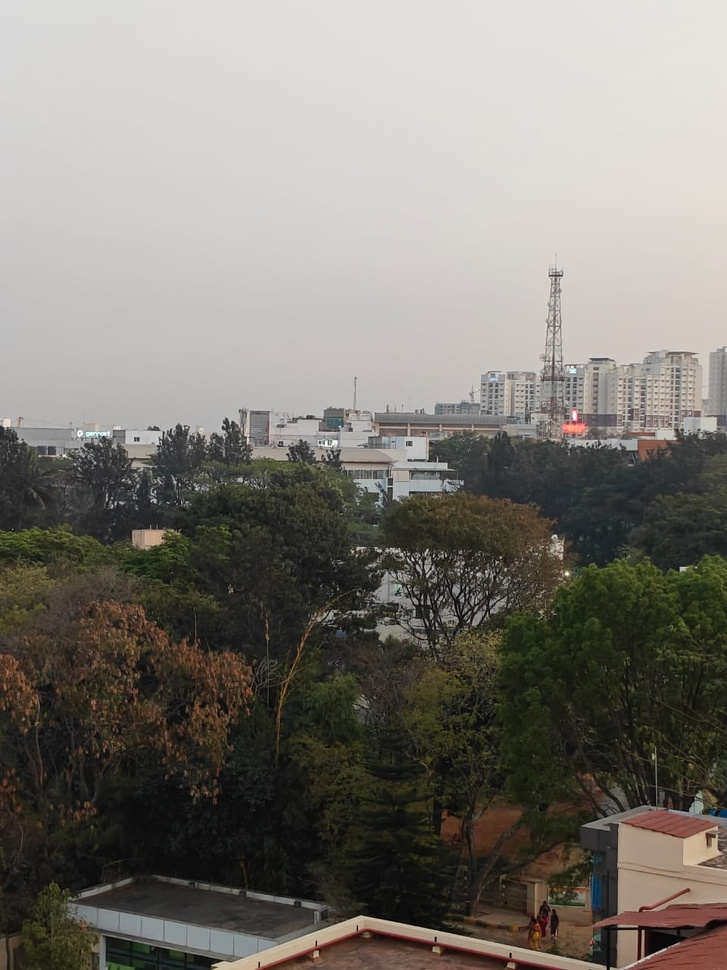
#> input picture images/stitching/clicked/1.jpeg, 727 x 970 px, shrunk from 960 x 1280 before the run
$ python stitching.py
#> lines starting #> are read from the running program, lines starting #| are printed output that depends on the picture
import cv2
import numpy as np
import matplotlib.pyplot as plt


# Stitch the images given in the list
def stitch_images(image_list):
    # to handle case when there are no only one image in the list
    if len(image_list) < 2:
        raise ValueError("Warning: At least two images are required for stitching.")

    # Take the first image as a reference or start point
    base_image = cv2.imread(image_list[0])
#> base_image is the input picture: shape (970, 727, 3); mean B, G, R 115.1, 121.3, 124.8

    # Traverse through other images in the list
    for i in range(1, len(image_list)):
        next_image = cv2.imread(image_list[i])
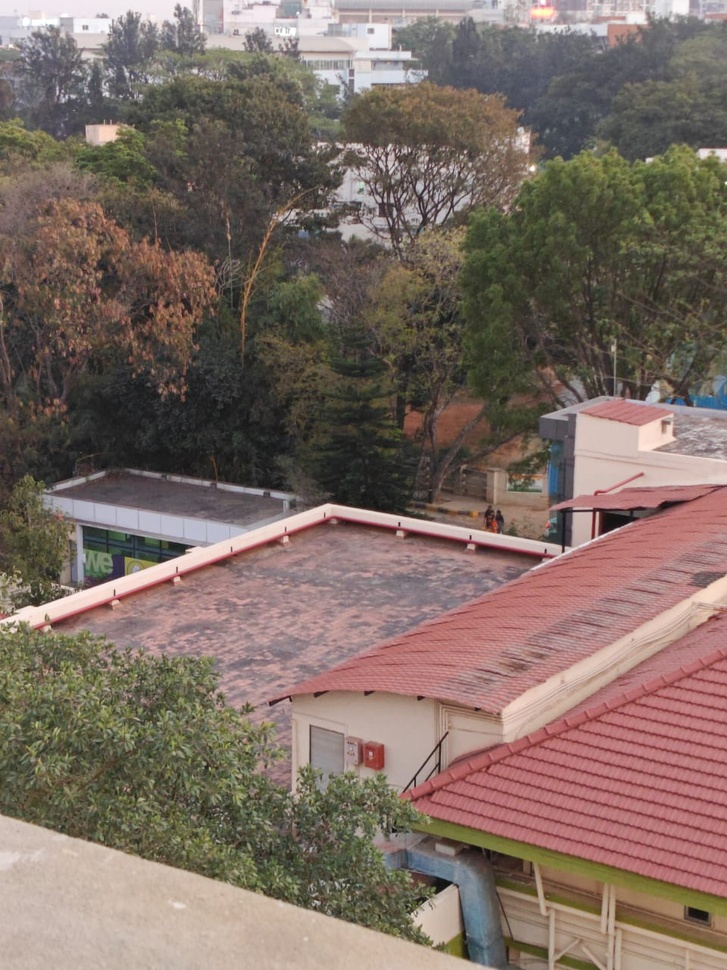
#> input picture images/stitching/clicked/2.jpeg, 727 x 970 px, shrunk from 960 x 1280 before the run
#> next_image is the input picture: shape (970, 727, 3); mean B, G, R 100.2, 108.8, 125.6

        # Converting images to grayscale
        gray1 = cv2.cvtColor(base_image, cv2.COLOR_BGR2GRAY)
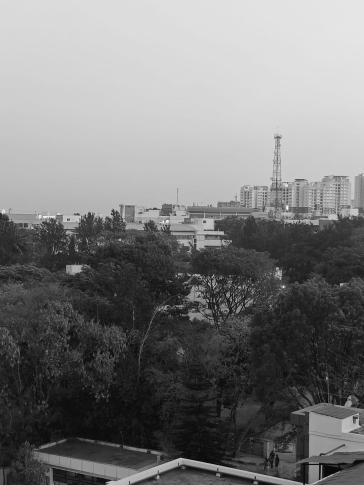
#> gray1: shape (970, 727) (shown at 1/2 size); min 0, max 255, mean 121.7
        gray2 = cv2.cvtColor(next_image, cv2.COLOR_BGR2GRAY)
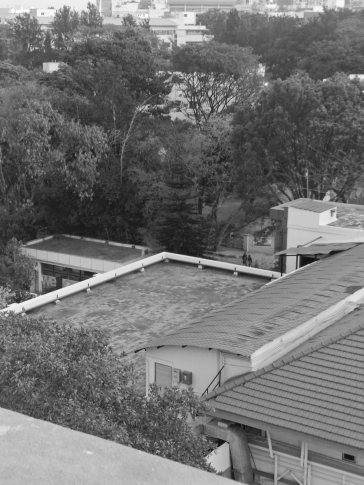
#> gray2: shape (970, 727) (shown at 1/2 size); min 13, max 255, mean 112.8

        # Use SIFT to detect keypoints and descriptors for the imagaes which are important for images
        sift = cv2.SIFT_create()
        keypoints1, descriptors1 = sift.detectAndCompute(gray1, None)
#> keypoints1 = 2443 keypoints; strongest (x, y, size): (567, 574, 2.8), (643, 931, 2.1), (682, 569, 3.7), (555, 536, 1.9)
        keypoints2, descriptors2 = sift.detectAndCompute(gray2, None)
#> keypoints2 = 7656 keypoints; strongest (x, y, size): (179, 549, 11.3), (563, 551, 2.4), (103, 134, 16.4), (399, 524, 1.8)

        # Use FLANN for feature matching
        index_params = dict(algorithm=1, trees=5)
        search_params = dict(checks=50)
        flann = cv2.FlannBasedMatcher(index_params, search_params)
        matches = flann.knnMatch(descriptors1, descriptors2, k=2)
#> matches = 2443 matches

        # Apply Lowe’s ratio test : It's done to get matches which are closer in distance in both figures, Not like one pont is in total left and other point in different image is in total right
        good_matches = [m for m, n in matches if m.distance < 0.7 * n.distance]
#> good_matches = 781 matches

        # if there are less than 4 matches then we don't do stitching
        if len(good_matches) < 4:
            print(f"Not enough good matches for {image_list[i]} - Skipping")
            continue

        # Extract matched keypoints
        src_pts = np.float32([keypoints1[m.queryIdx].pt for m in good_matches]).reshape(-1, 1, 2)
#> src_pts = 781 rows, first 8: [34.1, 922.4], [39.75, 824.5], [45.39, 714.4], [45.58, 922.8], [47.08, 660.9], [47.53, 681.4], [48.85, 931.6], [49.57, 666.2]
        dst_pts = np.float32([keypoints2[m.trainIdx].pt for m in good_matches]).reshape(-1, 1, 2)
#> dst_pts = 781 rows, first 8: [11.16, 512.3], [10.59, 420.2], [8.94, 313.6], [22.42, 513], [7.16, 259.5], [8.94, 280.6], [26.23, 520.8], [10.01, 265.3]

        # Compute homography matrix
        H, mask = cv2.findHomography(src_pts, dst_pts, cv2.RANSAC, 5.0)
#> H = [[1.16, 0.0857, -103.4], [-0.00514, 1.21, -498.3], [2.07e-05, 0.00021, 1]]; mask = 781 values, max 1 at index 0, min 0 at index 89, mean 0.994

        # Get dimensions of images
        height1, width1 = base_image.shape[:2]
        height2, width2 = next_image.shape[:2]

        # Transform corners of base image to new perspective
        corners1 = np.float32([[0, 0], [0, height1], [width1, height1], [width1, 0]]).reshape(-1, 1, 2)
        transformed_corners1 = cv2.perspectiveTransform(corners1, H)
#> transformed_corners1 = [[-103.4, -498.3], [-16.87, 557.8], [674.5, 547.9], [727.9, -494.7]]

        # Get the dimensions of the final stitched image
        min_x = min(0, np.min(transformed_corners1[:, 0, 0]))
#> min_x = -103.4
        min_y = min(0, np.min(transformed_corners1[:, 0, 1]))
#> min_y = -498.3
        max_x = max(width2, np.max(transformed_corners1[:, 0, 0]))
#> max_x = 727.9
        max_y = max(height2, np.max(transformed_corners1[:, 0, 1]))
#> max_y = 970

        # Translation matrix to shift stitched image into visible range
        translation_matrix = np.array([[1, 0, -min_x], [0, 1, -min_y], [0, 0, 1]])
#> translation_matrix = [[1, 0, 103.4], [0, 1, 498.3], [0, 0, 1]]

        # Compute final stitched image size
        stitched_width = int(max_x - min_x)
#> stitched_width = 831
        stitched_height = int(max_y - min_y)
#> stitched_height = 1468

        # Warp base image
        warped_image = cv2.warpPerspective(base_image, translation_matrix @ H, (stitched_width, stitched_height))
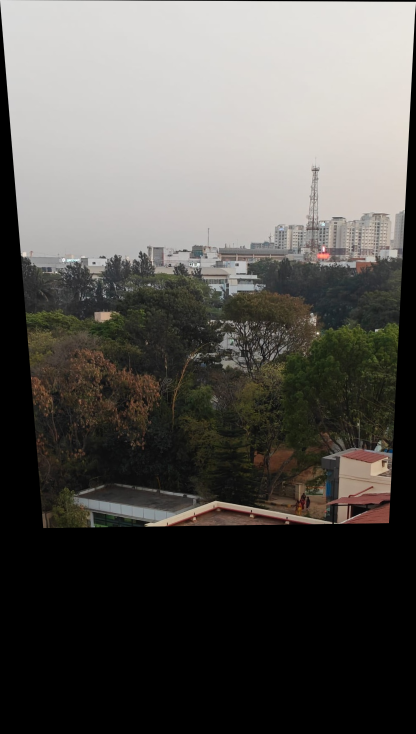
#> warped_image: shape (1468, 831, 3) (shown at 1/2 size); mean B, G, R 82.9, 86.8, 88.9

        # Overlay next image into the stitched canvas
        x_offset = -int(min_x)
#> x_offset = 103
        y_offset = -int(min_y)
#> y_offset = 498
        warped_image[y_offset:y_offset+height2, x_offset:x_offset+width2] = next_image
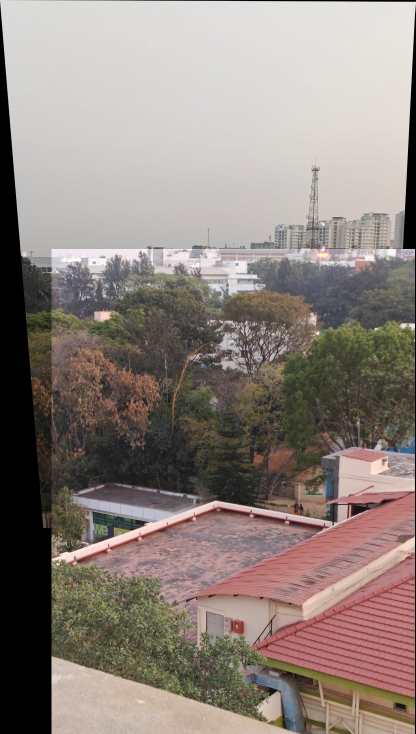
#> warped_image: shape (1468, 831, 3) (shown at 1/2 size); mean B, G, R 125.1, 131.3, 142.1

        # Update base_image with the newly stitched image
        base_image = warped_image
#> pass 2 of the loop in stitch_images, `for i in range(1, len(image_list)):`:
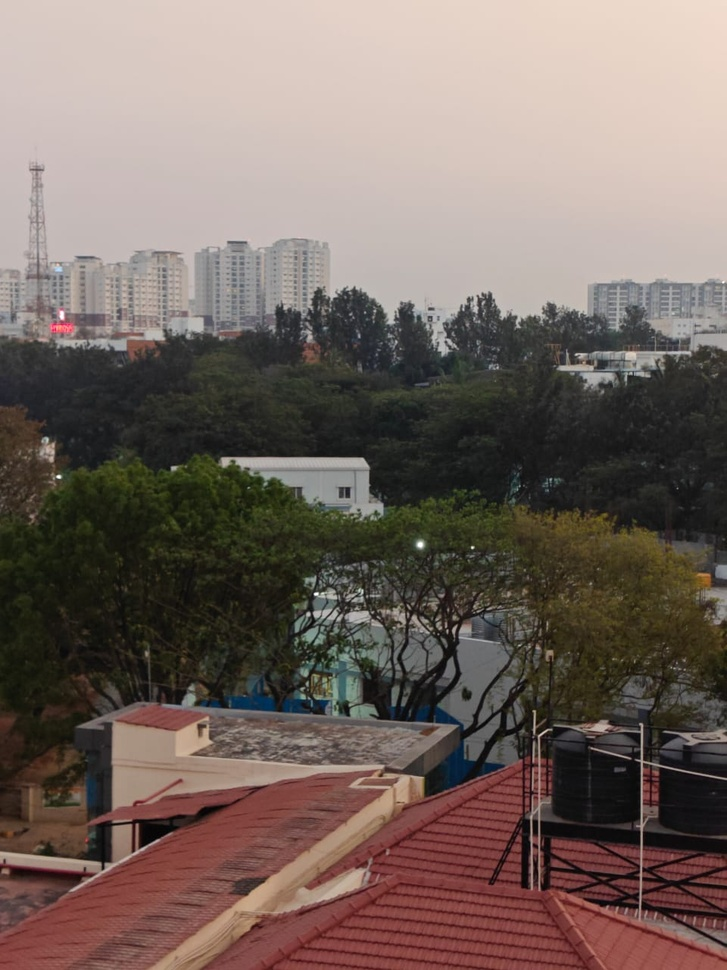
#> input picture images/stitching/clicked/3.jpeg, 727 x 970 px, shrunk from 960 x 1280 before the run
#> in stitch_images, next_image is the input picture: shape (970, 727, 3); mean B, G, R 95.8, 102.7, 116.8
#> gray1: shape (1468, 831)
#> in stitch_images, `gray2 = cv2.cvtColor(next_image, cv2.COLOR_BGR2GRAY)`:
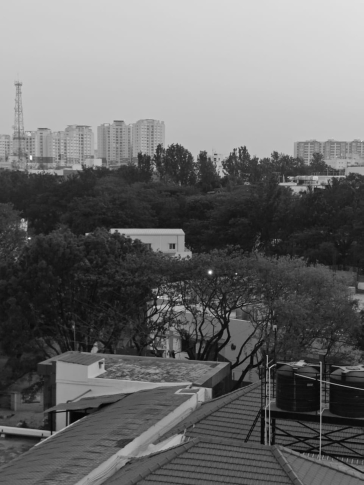
#> gray2: shape (970, 727) (shown at 1/2 size); min 1, max 255, mean 106.1
#> keypoints1 = 8457 keypoints; strongest (x, y, size): (281, 1046, 11.3), (666, 1049, 2.4), (206, 632, 16.5), (106, 1119, 4.6)
#> keypoints2 = 4507 keypoints; strongest (x, y, size): (59, 477, 2.8), (316, 594, 2.6), (472, 547, 2.1), (420, 545, 5.4)
#> matches = 8457 matches
#> good_matches = 506 matches
#> src_pts = 506 rows, first 8: [62.64, 503.3], [110.4, 1200.4], [191.6, 626.1], [268.6, 959], [275.7, 501.1], [315.4, 1041.5], [349.5, 817.6], [416.9, 457.6]
#> dst_pts = 506 rows, first 8: [36.85, 169.3], [295.1, 305.1], [442.5, 354.3], [219.4, 957.9], [663.6, 352.6], [261.7, 880.3], [644.1, 775.1], [36.85, 169.3]
#> H = [[1.06, 0.0335, -636.2], [0.0724, 0.96, -191.2], [0.000182, -0.000119, 1]]; mask = 506 values, max 1 at index 19, min 0 at index 0, mean 0.763
#> transformed_corners1 = [[-636.2, -191.2], [-711.1, 1476.3], [299.1, 1309], [211.1, -113.8]]
#> min_x = -711.1
#> min_y = -191.2
#> max_x = 727
#> max_y = 1476.3
#> translation_matrix = [[1, 0, 711.1], [0, 1, 191.2], [0, 0, 1]]
#> stitched_width = 1438
#> stitched_height = 1667
#> x_offset = 711
#> y_offset = 191
#> in stitch_images, `warped_image[y_offset:y_offset+height2, x_offset:x_offset+width2] = ne..`:
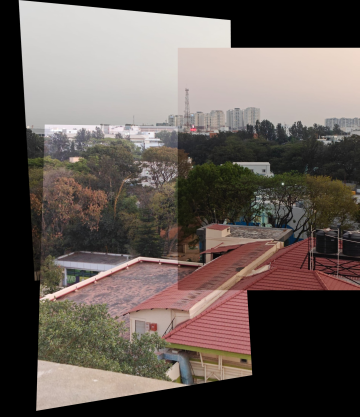
#> warped_image: shape (1667, 1438, 3) (shown at 1/4 size); mean B, G, R 85.9, 91.1, 100.5
#> pass 3 of the loop in stitch_images, `for i in range(1, len(image_list)):`:
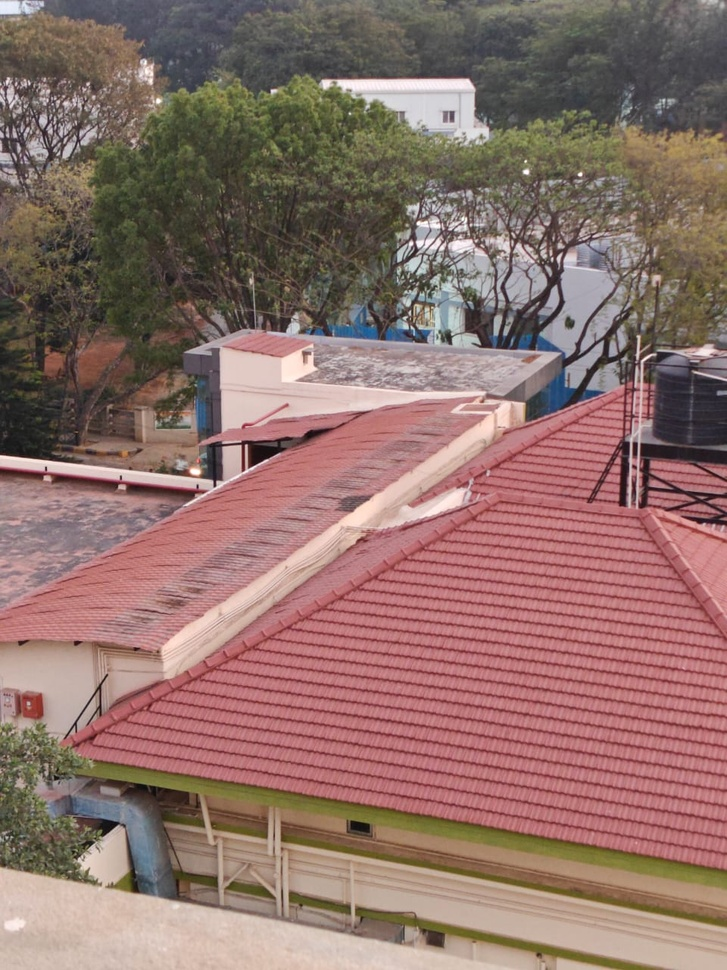
#> input picture images/stitching/clicked/4.jpeg, 727 x 970 px, shrunk from 960 x 1280 before the run
#> in stitch_images, next_image is the input picture: shape (970, 727, 3); mean B, G, R 106.5, 113.2, 143.3
#> gray1: shape (1667, 1438)
#> in stitch_images, `gray2 = cv2.cvtColor(next_image, cv2.COLOR_BGR2GRAY)`:
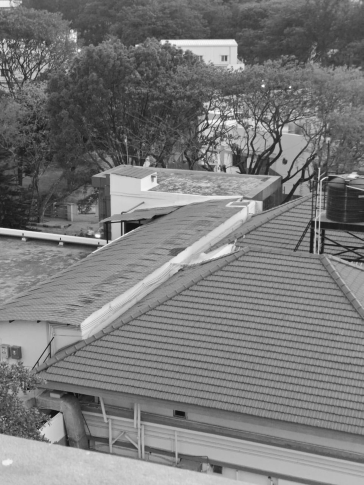
#> gray2: shape (970, 727) (shown at 1/2 size); min 10, max 255, mean 121.4
#> keypoints1 = 12600 keypoints; strongest (x, y, size): (770, 668, 2.8), (1027, 785, 2.6), (1183, 738, 2.1), (1131, 736, 5.4)
#> keypoints2 = 10479 keypoints; strongest (x, y, size): (580, 174, 2.8), (526, 172, 4), (411, 243, 3), (215, 485, 2.4)
#> matches = 12600 matches
#> good_matches = 1840 matches
#> src_pts = 1840 rows, first 8: [168.5, 1434.8], [282, 1108.1], [322.2, 1459.1], [335.2, 758], [373, 525.1], [535.1, 463.8], [548.4, 1244.2], [548.4, 1244.2]
#> dst_pts = 1840 rows, first 8: [512, 405.6], [616.6, 474], [57.88, 870.3], [34.49, 102.2], [79.37, 865.5], [286.6, 405.1], [20.78, 642.8], [20.78, 642.8]
#> H = [[1.07, 0.0477, -682.8], [-0.00602, 1.12, -635.3], [-4.19e-05, 0.00015, 1]]; mask = 1840 values, max 1 at index 8, min 0 at index 0, mean 0.956
#> transformed_corners1 = [[-682.8, -635.3], [-482.4, 984.3], [784.2, 1026.9], [908.4, -685.2]]
#> min_x = -682.8
#> min_y = -685.2
#> max_x = 908.4
#> max_y = 1026.9
#> translation_matrix = [[1, 0, 682.8], [0, 1, 685.2], [0, 0, 1]]
#> stitched_width = 1591
#> stitched_height = 1712
#> x_offset = 682
#> y_offset = 685
#> in stitch_images, `warped_image[y_offset:y_offset+height2, x_offset:x_offset+width2] = ne..`:
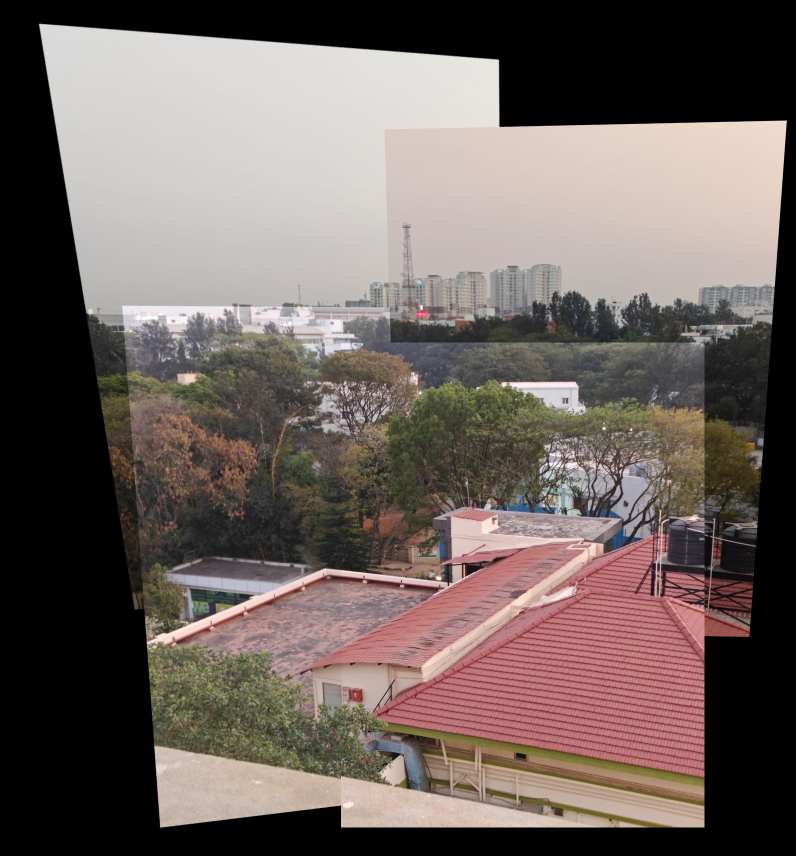
#> warped_image: shape (1712, 1591, 3) (shown at 1/2 size); mean B, G, R 94.2, 98.6, 110
#> the loop made 5 passes; the first 3 are shown

    return base_image


# image files path
image_files = ["images/stitching/clicked/1.jpeg", "images/stitching/clicked/2.jpeg", "images/stitching/clicked/3.jpeg", "images/stitching/clicked/4.jpeg", "images/stitching/clicked/5.jpeg", "images/stitching/clicked/6.jpeg"]  # Add more images as needed
image_files2 = ["images/stitching/clicked2/a.jpeg", "images/stitching/clicked2/b.jpeg", "images/stitching/clicked2/c.jpeg"]  # Add more images as needed
image_files3 = ["images/stitching/online/1.jpg", "images/stitching/online/2.jpg"]  # Add more images as needed

# Perform stitching on different set of images
stitched_result = stitch_images(image_files)
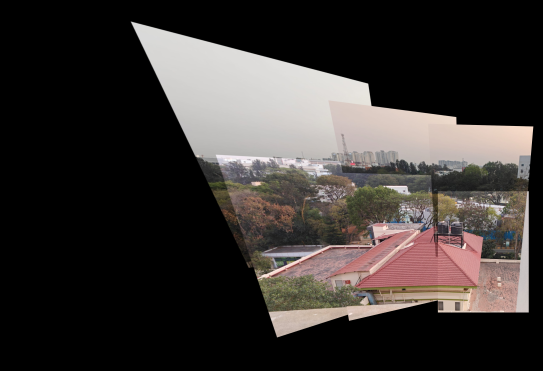
#> stitched_result: shape (2965, 4340, 3) (shown at 1/8 size); mean B, G, R 50.8, 53, 57.9
#> (the run stopped early here; a loop or call above may not have finished)
